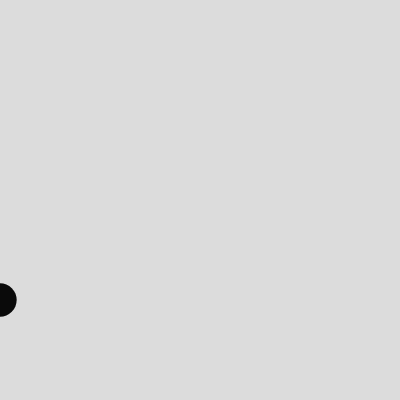
Frame 1 (no input)
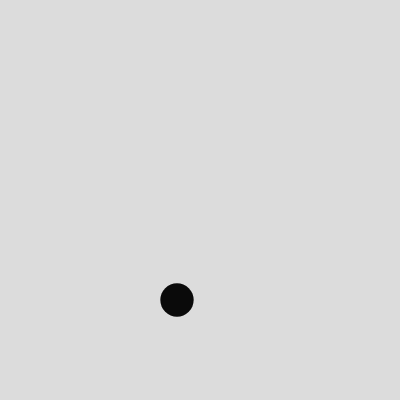
Frame 60 (no input)
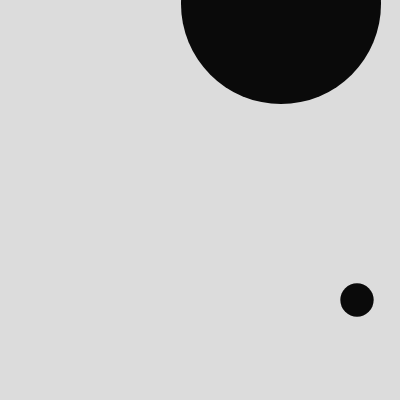
Frame 120 (the mouse pressed at the canvas centre since frame 60)

The p5.js sketch that drew these frames (run headless with seeded random() and noise() and a simulated clock; from frame 60 on, the mouse is pressed at the canvas centre):

// p5.js sketch
// ── sketch.js
let x;
let y;
function setup() {
  createCanvas(400, 400);
  x=0;
  y=400;

}

function draw() {
   background(220);

  //L to R
  noStroke();
  fill(10);
  ellipse(x,300,100/3);
   x=x+3;

   //R to L
  ellipse(y,mouseX/50,mouseY);
  y=y-1;

}
